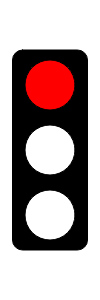
Frame 1 (no input)
Frame 60 (no input): identical to frame 1, image omitted
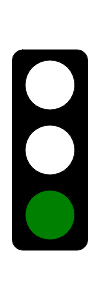
Frame 120 (the mouse pressed at the canvas centre since frame 60)

The p5.js sketch that drew these frames (run headless with seeded random() and noise() and a simulated clock; from frame 60 on, the mouse is pressed at the canvas centre):

// p5.js sketch
// ── sketch.js
// Project Title
// Your Name
// Date
//
// Extra for Experts:
// - describe what you did to take this project "above and beyond"


let state = "red";
let lastTimeSwitched = 0;
let redDuration = 2000;
let yellowDuration = 500;
let greenDuration = 2500;

function setup() {
  createCanvas(100, 300);
}

function draw() {
  background(255);
  drawOutlineOfLights();
  determineState();
  drawCorrectLight();
}

function determineState() {
  if (state === "red" && millis() > lastTimeSwitched + redDuration) {
    lastTimeSwitched = millis();
    state = "green";
  }
  else if (state === "green" && millis() > lastTimeSwitched + greenDuration) {
    lastTimeSwitched = millis();
    state = "yellow";
  }
  else if (state === "yellow" && millis() > lastTimeSwitched + yellowDuration) {
    lastTimeSwitched = millis();
    state = "red";
  }
}

function drawCorrectLight() {
  if (state === "green") {
    drawGreenLight();
  }
  else if (state === "yellow") {
    drawYellowLight();
  }
  else if (state === "red") {
    drawRedLight();
  }
}

function drawGreenLight() {
  fill("green");
  ellipse(width / 2, height / 2 + 65, 50, 50); //bottom
}

function drawYellowLight() {
  fill("yellow");
  ellipse(width / 2, height / 2, 50, 50); //middle
}

function drawRedLight() {
  fill("red");
  ellipse(width / 2, height / 2 - 65, 50, 50); //top
}

function drawOutlineOfLights() {
  //box
  rectMode(CENTER);
  fill(0);
  rect(width / 2, height / 2, 75, 200, 10);

  //lights
  fill(255);
  ellipse(width / 2, height / 2 - 65, 50, 50); //top
  ellipse(width / 2, height / 2, 50, 50); //middle
  ellipse(width / 2, height / 2 + 65, 50, 50); //bottom
}
